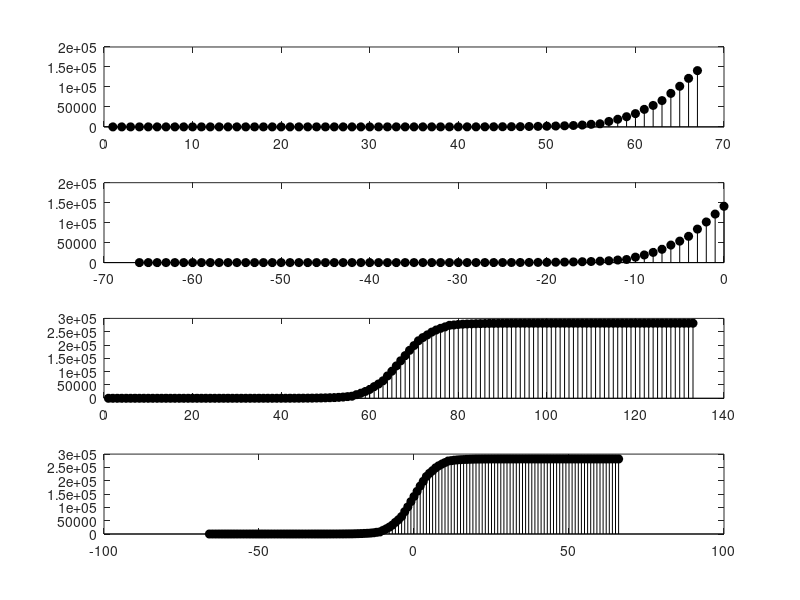

Recreate this plot in MATLAB. (Note: this script raises an error after producing the figure.)
clc, clear, close all;


% Original data
N = 67;
orig_x = [1:N];
orig_y = [1, 2, 2, 5, 5, 5, 5, 5, 7, 8, 8, 11, 11, 11, 11, 11, 11, 11, 11, 12, 12, 13, 13, 13, 13, 13, 13, 13, 13, 15, 15, 15, 51, 51, 57, 58, 60, 68, 74, 98, 118, 149, 217, 262, 402, 518, 583, 959, 1281, 1663, 2179, 2727, 3499, 4632, 6421, 7783, 13677, 19100, 25489, 33276, 43847, 53740, 65778, 83836, 101657, 121478, 140886];
y_mirrored_part_2 = [160294, 180115, 197936, 215994, 228032, 237925, 248496, 256283, 262672, 268095, 273989, 275351, 277140, 278273, 279045, 279593, 280109, 280491, 280813, 281189, 281254, 281370, 281510, 281555, 281623, 281654, 281674, 281698, 281704, 281712, 281714, 281715,281721,281721,281757,281757,281757,281759,281759,281759,281759,281759,281759,281759,281759,281760,281760,281761,281761,281761,281761,281761,281761,281761,281761,281764,281764,281765,281767,281767,281767,281767,281767,281770,281770,281771];
    

% Shift x-axis to center
orig_x__ = orig_x - orig_x(N);

% Mirrored data
mirrored_x = [1:2*N-1];
mirrored_y = [orig_y, y_mirrored_part_2];

% Shift x-axis to center
mirrored_x__ = mirrored_x - mirrored_x(N);

figure, 
subplot(4,1,1); stem(orig_x, orig_y, 'k', 'fill');
subplot(4,1,2); stem(orig_x__, orig_y, 'k', 'fill');
subplot(4,1,3), stem(mirrored_x, mirrored_y, 'k', 'fill'); 
subplot(4,1,4), stem(mirrored_x__, mirrored_y, 'k', 'fill');


% General model:
%      f(x) = a/(1+exp(-b*x))
% Coefficients (with 95% confidence bounds):
%        a =   2.796e+05  (2.782e+05, 2.809e+05)
%        b =      0.2922  (0.2792, 0.3052)
% 
% Goodness of fit:
%   SSE: 3.594e+09
%   R-square: 0.9985
%   Adjusted R-square: 0.9985
%   RMSE: 5238
a =   2.796e+05;
b =      0.2922;
x = mirrored_x__;
[y] = sig(a,b,x);


figure(2),
plot(x, y);

% Print out comma seperated:
allOneString = sprintf('%.0f,', y);
allOneString = allOneString(1:end-1) % strip final comma

function [y] = sig(a, b, x)
    y = a ./ (1+exp(-b*x));
end

